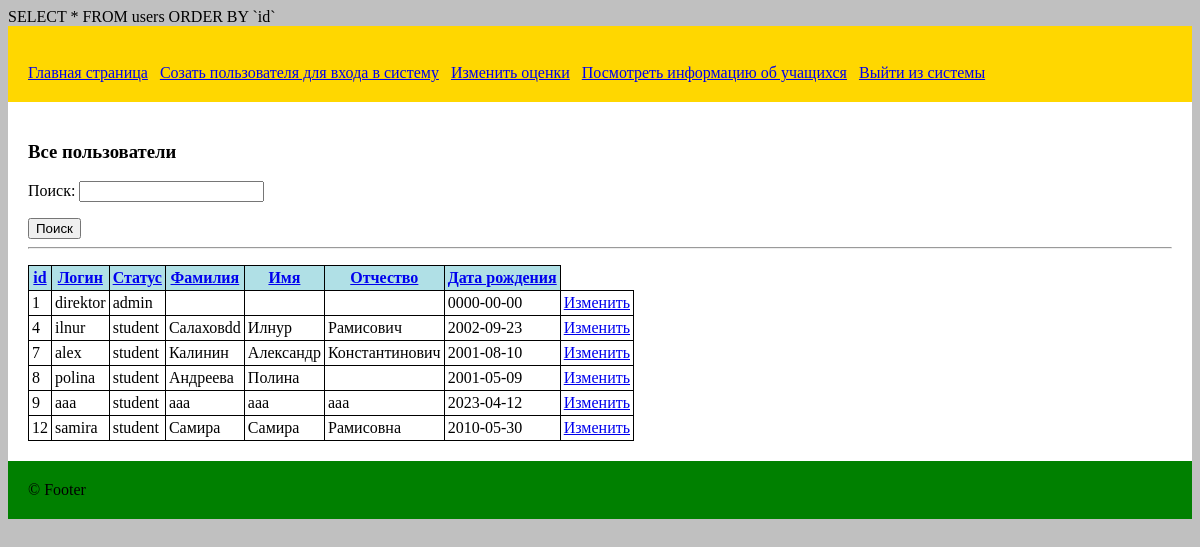
The app's page /viewUsers (signed in) with its own data.
### tables this page shows
CREATE TABLE `users` (
  `id` int(11) NOT NULL,
  `username` varchar(50) NOT NULL,
  `password` varchar(255) NOT NULL,
  `status` varchar(50) NOT NULL,
  `surname` varchar(50) NOT NULL,
  `firstname` varchar(50) NOT NULL,
  `patronymic` varchar(50) DEFAULT NULL,
  `dob` date NOT NULL,
  `algebra` int(11) DEFAULT NULL,
  `russian_language` int(11) DEFAULT NULL,
  `Biology` int(11) DEFAULT NULL,
  `Chemistry` int(11) DEFAULT NULL,
  `History` int(11) DEFAULT NULL
);

### controllers/viewUsers.php (called while the page is built, shortened)
<?php
class ViewUsers extends Controller {
	public function index() {
		$this->view->userList = $this->model->viewUsers();
		$this->view->render('viewUsers/index');
	}
}

### index.php (called while the page is built, shortened)
<?php
require 'libs/model.php';
$app = new Bootstrap();

### libs/model.php (called while the page is built)
<?php
class Model {
	public function __construct() {
		$this->DataBase = new Database();
	}
}

### models/viewUsers_model.php (called while the page is built, shortened)
<?php
class ViewUsers_Model extends Model {
    public function viewUsers(){
        $sort_list = array(
            'id_asc'   => '`id`',
            'id_desc'  => '`id` DESC',
            'username_asc'  => '`username`',
            'username_desc' => '`username` DESC',
            'status_asc'   => '`status`',
            'status_desc'  => '`status` DESC',
            'surname_asc'   => '`surname`',
            'surname_desc'  => '`surname` DESC',
            'firstname_asc'   => '`firstname`',
            'firstname_desc'  => '`firstname` DESC',
            'patronymic_asc'  => '`patronymic`',
            'patronymic_desc' => '`patronymic` DESC',
            'dob_asc'   => '`dob`',
            'dob_desc'  => '`dob` DESC',
        );
	    $sort = $_GET['sort'];
	    if (array_key_exists($sort, $sort_list)) {
		    $sort_sql = $sort_list[$sort];
	    } else {
		    $sort_sql = reset($sort_list);
	    }
        $sql = "SELECT * FROM users";
        $sql.= " ORDER BY {$sort_sql}";
        $result = $this->DataBase->query($sql);
        return $result;
    }
}

### views/viewUsers/index.php (the view)
<?
	function sort_link_th($title, $a, $b) {
		$sort = @$_GET['sort'];
		if ($sort == $a) {
			return '<a class="active" href="/viewUsers?sort=' . $b .'&search='.$_GET['search'].'">' . $title . ' <i>▲</i></a>';
		} elseif ($sort == $b) {
			return '<a class="active" href="/viewUsers?sort=' . $a . '&search='.$_GET['search'].'">' . $title . ' <i>▼</i></a>';
		} else {
			return '<a href="/viewUsers?sort=' . $a .'&search='.$_GET['search'].'">' . $title . '</a>';
		}
	}
?>
<h3>Все пользователи</h3>
	<form method="get" action="" id="searchform" >
		<p>Поиск: <input type="text" name="search" value="<?=$_GET['search']?>" id=""></p>
		<button type="submit" name='buttonSearch'>Поиск</button>
        <hr>
    </form>
<table>
	<tr>
		<th><?php echo sort_link_th('id', 'id_asc', 'id_desc'); ?></th>
		<th><?php echo sort_link_th('Логин', 'username_asc', 'username_desc'); ?></th>
		<th><?php echo sort_link_th('Статус', 'status_asc', 'status_desc'); ?></th>
		<th><?php echo sort_link_th('Фамилия', 'surname_asc', 'surname_desc'); ?></th>
		<th><?php echo sort_link_th('Имя', 'firstname_asc', 'firstname_desc'); ?></th>
		<th><?php echo sort_link_th('Отчество', 'patronymic_asc', 'patronymic_desc'); ?></th>
		<th><?php echo sort_link_th('Дата рождения', 'dob_asc', 'dob_desc'); ?></th>
	</tr>
<?php
    foreach($this->userList as $key => $row) {
        echo "<tr>";
				echo "<td>" . $row["id"] . "</td>";
				echo "<td>" . $row["username"] . "</td>";
				echo "<td>" . $row["status"] . "</td>";
				echo "<td>" . $row["surname"] . "</td>";
				echo "<td>" . $row["firstname"] . "</td>";
				echo "<td>" . $row["patronymic"] . "</td>";
				echo "<td>" . $row["dob"] . "</td>";
				echo "<td><a href='UpdateInfo/updateInfoID/{$row["id"]}'>Изменить</a></td>";
				echo "</tr>";
    }
?>
</table>

### public/css/default.css (style rules this page uses)
body { background: silver; }
TABLE { width: 300px; border-collapse: collapse; white-space:nowrap; }
TD, TH { padding: 3px; border: 1px solid black; }
TH { background: #b0e0e6; }

### records on screen
users: id "1", username "direktor", status "admin", dob "0000-00-00"
users: id "4", username "ilnur", status "student", surname "Салаховdd", firstname "Илнур", patronymic "Рамисович", dob "2002-09-23"
users: id "7", username "alex", status "student", surname "Калинин", firstname "Александр", patronymic "Константинович", dob "2001-08-10"
users: id "8", username "polina", status "student", surname "Андреева", firstname "Полина", dob "2001-05-09"
users: id "9", username "aaa", status "student", surname "aaa", firstname "aaa", patronymic "aaa", dob "2023-04-12"
users: id "12", username "samira", status "student", surname "Самира", firstname "Самира", patronymic "Рамисовна", dob "2010-05-30"

### other values on screen
$title "id Логин Статус Фамилия Имя Отчество Дата рождения"
